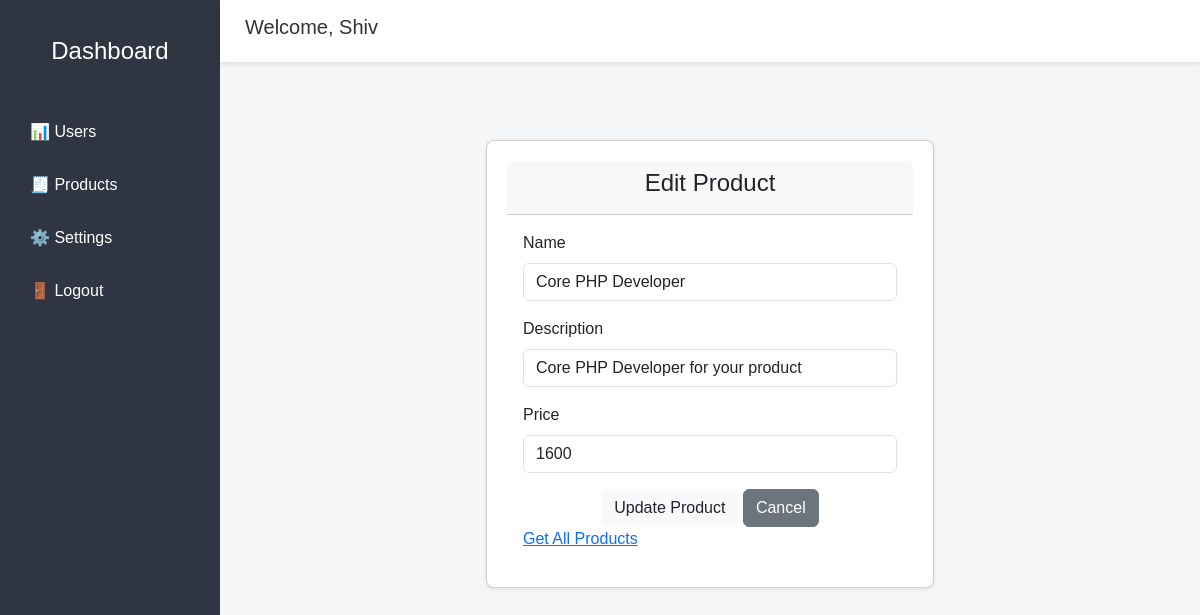
The page /admin/add-product.php?edit=3 (signed in) on the database its author committed.
### tables this page shows
CREATE TABLE `products` (
  `id` int(11) NOT NULL,
  `name` varchar(255) NOT NULL,
  `description` varchar(255) NOT NULL,
  `price` int(100) NOT NULL,
  `created_at` timestamp NOT NULL DEFAULT current_timestamp()
);

### admin/add-product.php (the view, shortened to what this page needs)
<?php
include './header.php';
require_once '../db.php';
?>
<?php
$name = $description = $price = "";
$editing = false;
if (isset($_GET['edit']) && is_numeric($_GET['edit'])) {
    $editId = intval($_GET['edit']);
    $editing = true;
    $stmt = $conn->prepare("SELECT id, name, description, price FROM products WHERE id = ?");
    $stmt->bind_param("i", $editId);
    $stmt->execute();
    $result = $stmt->get_result();
    if ($result->num_rows === 1) {
        $product = $result->fetch_assoc();
        $name = $product['name'];
        $description = $product['description'];
        $price = $product['price'];
    } else {
        $msg = "<div class='alert alert-danger'>Product not found.</div>";
    }
}
?>
<?php include './sidebar.php'; ?>
<div class="main">
    <?php include './navbar.php'; ?>
    <div class="content">
        <div class="row justify-content-center my-5">
            <div class="col-md-6">
                <div class="card">
                    <div class="card-header text-white text-center">
                        <h4 class="text-dark"> <?= $editing ? 'Edit Product' : 'Add New Product'; ?> </h4>
                    </div>
                    <div class="card-body">
                        <form method="post" action="">
                            <div class="mb-3">
                                <label for="name" class="form-label">Name</label>
                                <input type="text" name="name" value="<?= htmlspecialchars($name); ?>" class="form-control" id="name" required>
                            </div>
                            <div class="mb-3">
                                <label for="description" class="form-label">Description</label>
                                <input type="text" name="description" value="<?= htmlspecialchars($description); ?>" class="form-control" id="description" required>
                            </div>
                            <div class="mb-3">
                                <label for="price" class="form-label">Price</label>
                                <input type="text" name="price" value="<?= htmlspecialchars($price); ?>" class="form-control" id="price" required>
                            </div>
                            <div class="text-center">
                                <button type="submit" class="btn btn-light bg-light text-dark" name="addNewProduct"><?= $editing ? 'Update Product' : 'Submit'; ?></button>
                                <?php if ($editing): ?>
                                    <a href="add-product.php" class="btn btn-secondary">Cancel</a>
                                <?php endif; ?>
                            </div>
                        </form>
                        <a href="product-list.php"> Get All Products </a>
                    </div>
                </div>
            </div>
        </div>
    </div>
</div>
<?php include './footer.php'; ?>

### admin/header.php (style rules this page uses)
* { box-sizing: border-box; margin: 0; padding: 0; font-family: Arial, sans-serif; }
body { display: flex; min-height: 100vh; background-color: #f4f6f8; }
.main { flex: 1; display: flex; flex-direction: column; }
.content { padding: 30px; flex: 1; }
.card { background-color: white; padding: 20px; border-radius: 8px; box-shadow: 0 1px 4px rgba(0,0,0,0.1); margin-bottom: 20px; }

### rows shown on the page
products: name "Core PHP Developer", description "Core PHP Developer for your product", price "1600"

### other values the page prints
$_SESSION['name'] "Shiv"
